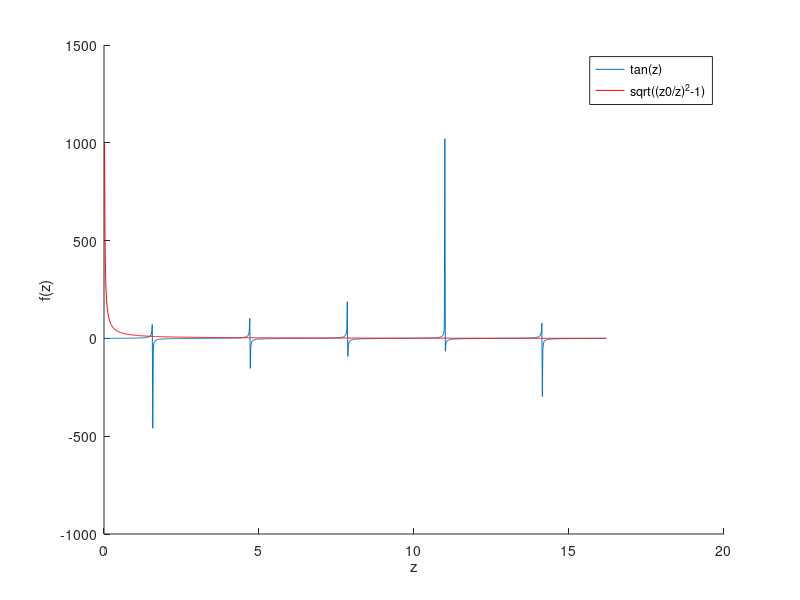
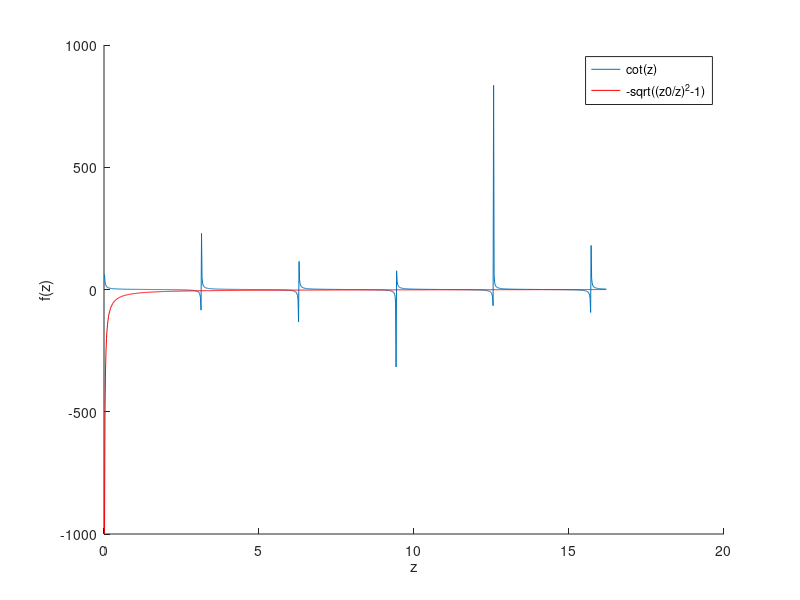
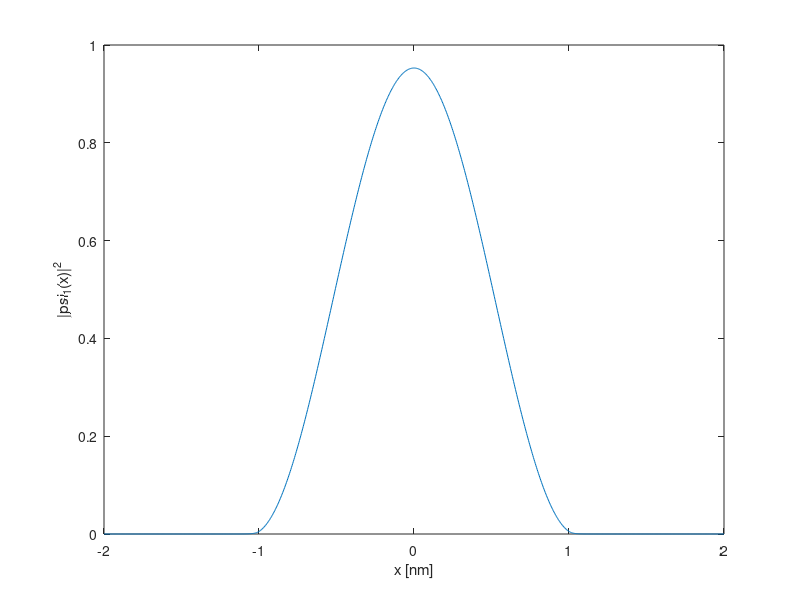
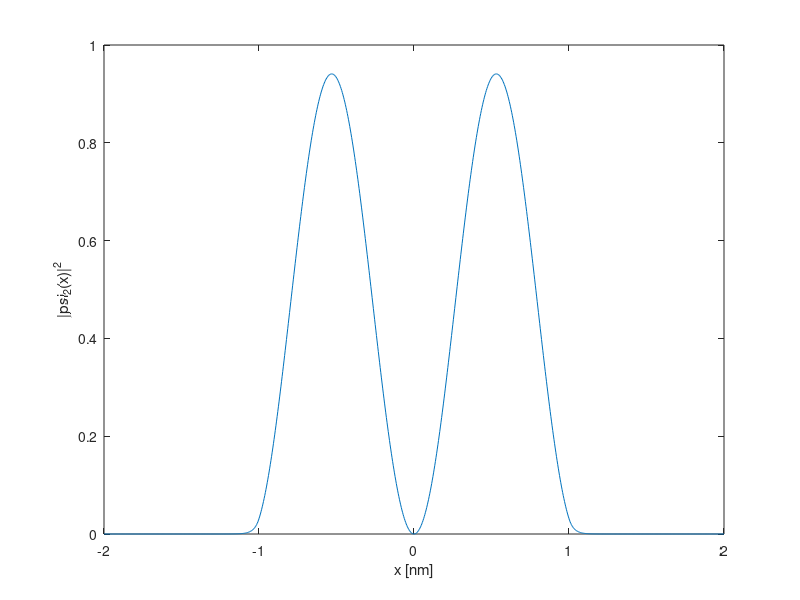

Reproduce these figures in MATLAB, in order.
clear all;

c = 3.0*10^17;
m = (0.511*10^6)/c^2;
V0 = 10.0;
a = 1.0;
hbarc = 1240/(2*pi);
z0 = 16.2;

x = linspace(-2,2,1000);
z = linspace(0,z0,1000);

fz = sqrt((z0./z).^2-1);

hold on
plot(z, tan(z))
plot(z, fz, 'r')
legend('tan(z)','sqrt((z0/z)^2-1)')
xlabel('z')
ylabel('f(z)')
hold off
figure;
hold on
plot(z, cot(z))
plot(z, -fz, 'r')
legend('cot(z)','-sqrt((z0/z)^2-1)')
xlabel('z')
ylabel('f(z)')
hold off

l1 = 1.497;
l2 = 2.958; 
kappa1 = l1*tan(l1*a);
kappa2 = -l2*cot(l2*a);

A_sym = exp(kappa1*a)*cos(l1*a)/sqrt(a+(1/kappa1));
A_antisym = -exp(kappa2*a)*sin(l2*a)/sqrt(a+(1/kappa2));
B_sym = 1/sqrt(a+(1/kappa1));
B_antisym = 1/sqrt(a+(1/kappa2));

psi1 = (A_sym*exp(-kappa1*x)).*(x>a) + (B_sym*cos(l1*x)).*(x>=-a & x<=a)... 
    + (A_sym*exp(kappa1*x)).*(x<-a);
psi2 = (A_antisym*exp(-kappa2*x)).*(x>a) + (B_antisym*sin(l2*x)).*(x>=-a & x<=a)... 
    + (-A_antisym*exp(kappa2*x)).*(x<-a);

figure;
plot(x, abs(psi1).^2)
xlabel('x [nm]')
ylabel('|psi_1(x)|^2')
figure;
plot(x, abs(psi2).^2)
xlabel('x [nm]')
ylabel('|psi_2(x)|^2')